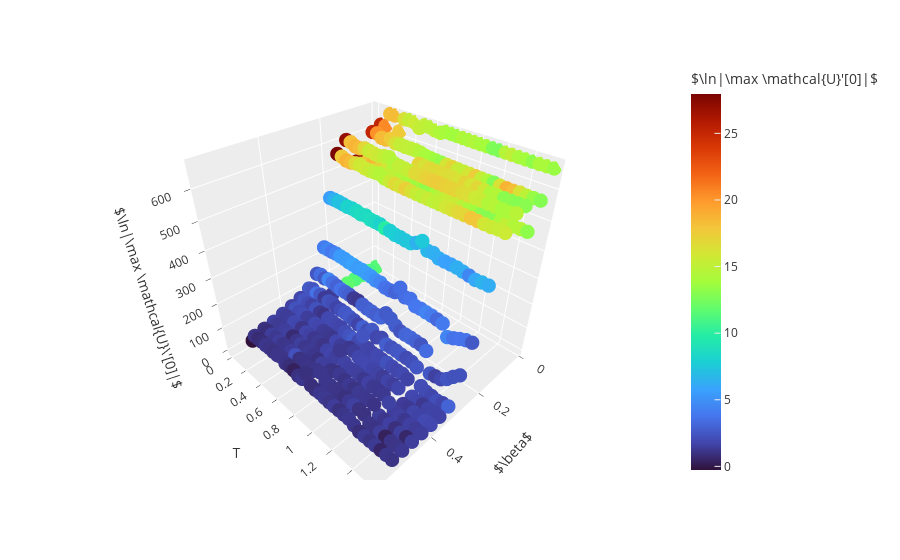

Notebook cell for this chart:
### Code cell
fig = px.scatter_3d(df,
                    x='beta',
                    y='T',
                    z='abs_log_max_chi_1',
                    color='abs_log_max_chi_0',
                    color_continuous_scale='turbo',
                    custom_data=['abs_log_max_chi_0'])
fig.update_layout(
    scene={
        'xaxis': dict(title=r'$\beta$', range=[-0.01, 0.6]),
        'yaxis': dict(title='T'),
        'zaxis': dict(title=r'$\ln|\max \mathcal{U}\'[0]|$'),
    },
    coloraxis={'colorbar': dict(title='$\ln|\max \mathcal{U}\'[0]|$')},
    template='ggplot2')
fig.update_traces(
    hovertemplate=
    r'$\beta = $%{x}<br>$T = $%{y}<br>$\ln|\max \mathcal{U}\'[1]| = $%{z}<br>$\ln|\max \mathcal{U}\'[0]| = $%{customdata[0]}',
    marker=dict(size=5))
fig.update
fig.show()

### Figure 1 — Plotly figure (JSON) as saved in the notebook; plotly's stock layout.template omitted (floating-point values rounded to 4 significant figures; data arrays with more than 128 entries replaced by an {"elided": "..."} marker saying what was removed)
{"data": [{"customdata": {"elided": "512x1 float values"}, "hovertemplate": "$\\beta = $%{x}<br>$T = $%{y}<br>$\\ln|\\max \\mathcal{U}\\'[1]| = $%{z}<br>$\\ln|\\max \\mathcal{U}\\'[0]| = $%{customdata[0]}", "legendgroup": "", "marker": {"color": {"elided": "512 float values"}, "coloraxis": "coloraxis", "size": 5, "symbol": "circle"}, "mode": "markers", "name": "", "scene": "scene", "showlegend": false, "type": "scatter3d", "x": {"elided": "512 float values"}, "y": {"elided": "512 float values"}, "z": {"elided": "512 float values"}}], "layout": {"coloraxis": {"colorbar": {"title": {"text": "$\\ln|\\max \\mathcal{U}'[0]|$"}}, "colorscale": [[0, "#30123b"], [0.07143, "#4145ab"], [0.1429, "#4675ed"], [0.2143, "#39a2fc"], [0.2857, "#1bcfd4"], [0.3571, "#24eca6"], [0.4286, "#61fc6c"], [0.5, "#a4fc3b"], [0.5714, "#d1e834"], [0.6429, "#f3c63a"], [0.7143, "#fe9b2d"], [0.7857, "#f36315"], [0.8571, "#d93806"], [0.9286, "#b11901"], [1, "#7a0402"]]}, "legend": {"tracegroupgap": 0}, "margin": {"t": 60}, "scene": {"domain": {"x": [0, 1], "y": [0, 1]}, "xaxis": {"range": [-0.01, 0.6], "title": {"text": "$\\beta$"}}, "yaxis": {"title": {"text": "T"}}, "zaxis": {"title": {"text": "$\\ln|\\max \\mathcal{U}\\'[0]|$"}}}}}
